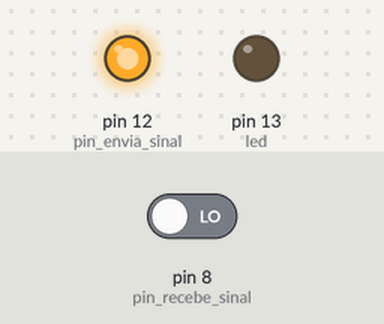
This sketch was run on a simulated Arduino Uno, built with avr-gcc and run on an emulated ATmega328P. Parts: output pins drawn as LEDs (lit = HIGH). The inputs (shaded band) are chosen by the test bench; at power-on: pin 8 (pin_recebe_sinal) LOW. What the sketch prints to the serial monitor is not drawn.

Above: at 1.2 s.
1.3 s: pin 8 (pin_recebe_sinal) driven HIGH
At 2.5 s:
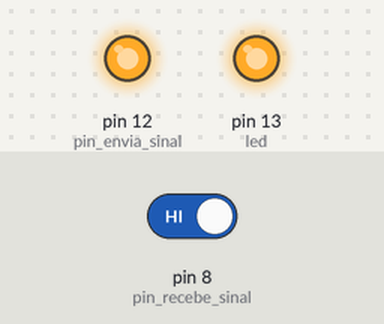
2.8 s: pin 8 (pin_recebe_sinal) driven LOW
At 3.8 s:
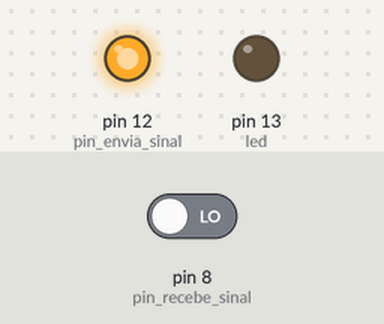
Timing chart, 0 to 5.8 s (numbered marks = the images above; inputs shaded):
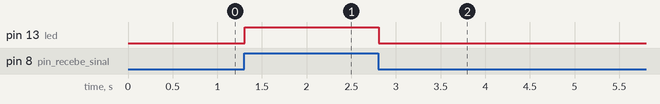

The sketch:

botaoex1.ino
```cpp
int led=13;
int pin_envia_sinal=12;
int pin_recebe_sinal=8;

void setup()
{
  pinMode(led,OUTPUT);
  pinMode(pin_envia_sinal,OUTPUT);
  pinMode(pin_recebe_sinal,INPUT);
  Serial.begin(9600);
  //envia um sinal continuo
  digitalWrite(pin_envia_sinal,HIGH);

}

void loop()
{
  //variavel temporaria que recebe o sinal
  int recebe_sinal=digitalRead(pin_recebe_sinal);
  Serial.println(recebe_sinal);

  if(recebe_sinal==1){
    digitalWrite(led,HIGH);
  }
  else{
    digitalWrite(led,LOW);
}
  //recebe sinal binario 1
}
```

Measured:
- after the input at 1.3 s, pin 13 (led): LOW → HIGH at once
- after the input at 2.8 s, pin 13 (led): HIGH → LOW at once
